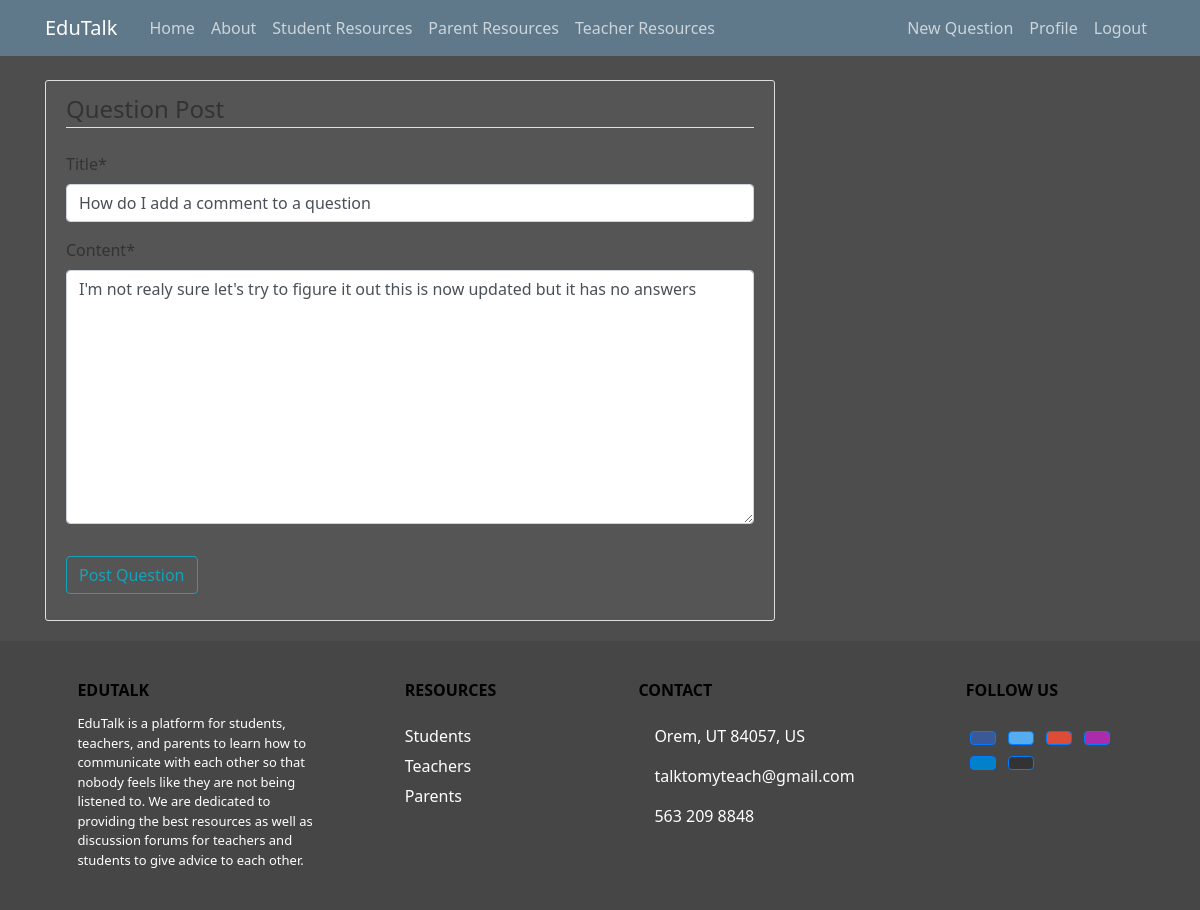
The app's page /post/39/update/ (signed in) with its own data.
### stp_resources/models.py (models this page shows, shortened)
class Post(models.Model):
    title = models.CharField(max_length=100)
    content = models.TextField()
    date_posted = models.DateTimeField(default=timezone.now)
    author = models.ForeignKey(User, on_delete=models.CASCADE)

### stp_resources/views.py (the view, shortened to what this page needs)
# urls.py: path('post/<int:pk>/update/', PostUpdateView.as_view(), name='post-update'),
class PostUpdateView(LoginRequiredMixin, UserPassesTestMixin, UpdateView):
    model = Post
    fields = ['title', 'content']
    def test_func(self):
        post = self.get_object()
        if self.request.user == post.author:  # type: ignore
            return True
        return False

### stp_resources/templates/stp_resources/post_form.html (shortened to what this page needs)
{% extends "stp_resources/base.html" %}
{% load crispy_forms_tags %}
{% block content %}
<div class="content-section">
    <form method="POST">
        <fieldset class="form-group">
            <legend class="border-bottom mb-4">Question Post</legend>
            {{ form|crispy }}
        </fieldset>
        <div class="form-group">
            <button class="btn btn-outline-info" type="submit">Post Question</button>
        </div>
    </form>
</div>
{% endblock content %}

### stp_resources/static/stp_resources/main.css (style rules this page uses)
body { background-color: #4d4d4d; color: #333333; margin-top: 5rem; }
.content-section { background: #555555; padding: 10px 20px; border: 1px solid #dddddd; border-radius: 3px; margin-bottom: 20px; }

### records on screen
Post: title "How do I add a comment to a question", content "I'm not realy sure let's try to figure it out this is now updated but it has no answers"
